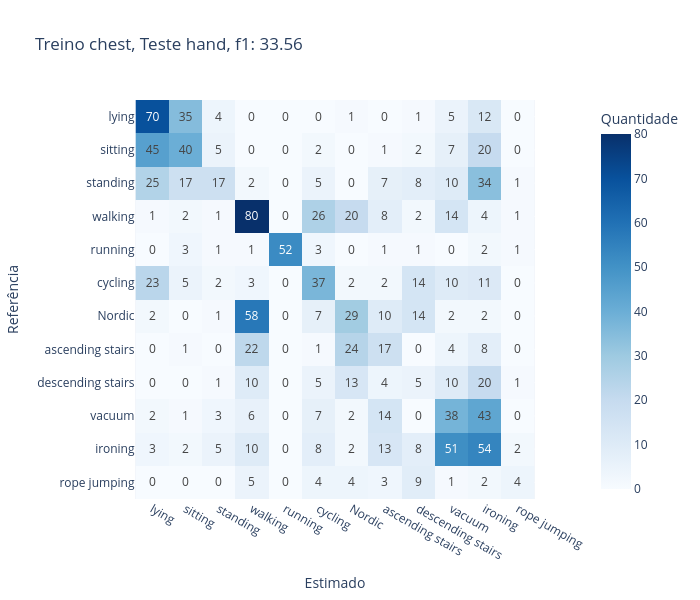

Source (notebook cell):
### Code cell
realAct = ['lying', 'sitting', 'standing', 'walking', 
           'running', 'cycling', 'Nordic', 'ascending stairs', 
           'descending stairs', 'vacuum', 'ironing', 'rope jumping']
actis_desejada = ['lying', 'sitting', 'standing', 'walking', 
           'running', 'cycling', 'Nordic', 'ascending stairs', 
           'descending stairs', 'vacuum', 'ironing', 'rope jumping']
idx = [realAct.index(act) for act in actis_desejada]
logits = cla(enc(Xt_test))
y_pred = torch.argmax(logits, dim=1).cpu().numpy()
z = confusion_matrix(yt_test.cpu().numpy(), y_pred)
z_reordenada = z[np.ix_(idx, idx)]
fig = px.imshow(
    z_reordenada, 
    x=actis_desejada, 
    y=actis_desejada, 
    text_auto=True, 
    labels=dict(x="Estimado", y="Referência", color="Quantidade"),
    width=700, height=600, 
    color_continuous_scale='Blues', 
    title="Treino {}, Teste {}, f1: {:.2f}".format(posis[i], posis[j], test_f1*100)
)
fig.update_yaxes(autorange="reversed")
fig.show()

### Figure 1 — Plotly figure (JSON) as saved in the notebook; plotly's stock layout.template omitted (floating-point values rounded to 4 significant figures; data arrays with more than 128 entries replaced by an {"elided": "..."} marker saying what was removed)
{"data": [{"coloraxis": "coloraxis", "hovertemplate": "Estimado: %{x}<br>Referência: %{y}<br>Quantidade: %{z}<extra></extra>", "name": "0", "texttemplate": "%{z}", "type": "heatmap", "x": ["lying", "sitting", "standing", "walking", "running", "cycling", "Nordic", "ascending stairs", "descending stairs", "vacuum", "ironing", "rope jumping"], "xaxis": "x", "y": ["lying", "sitting", "standing", "walking", "running", "cycling", "Nordic", "ascending stairs", "descending stairs", "vacuum", "ironing", "rope jumping"], "yaxis": "y", "z": {"elided": "12x12 int values"}}], "layout": {"coloraxis": {"colorbar": {"title": {"text": "Quantidade"}}, "colorscale": [[0, "rgb(247,251,255)"], [0.125, "rgb(222,235,247)"], [0.25, "rgb(198,219,239)"], [0.375, "rgb(158,202,225)"], [0.5, "rgb(107,174,214)"], [0.625, "rgb(66,146,198)"], [0.75, "rgb(33,113,181)"], [0.875, "rgb(8,81,156)"], [1, "rgb(8,48,107)"]]}, "height": 600, "title": {"text": "Treino chest, Teste hand, f1: 33.56"}, "width": 700, "xaxis": {"anchor": "y", "constrain": "domain", "domain": [0, 1], "scaleanchor": "y", "title": {"text": "Estimado"}}, "yaxis": {"anchor": "x", "autorange": "reversed", "constrain": "domain", "domain": [0, 1], "title": {"text": "Referência"}}}}
